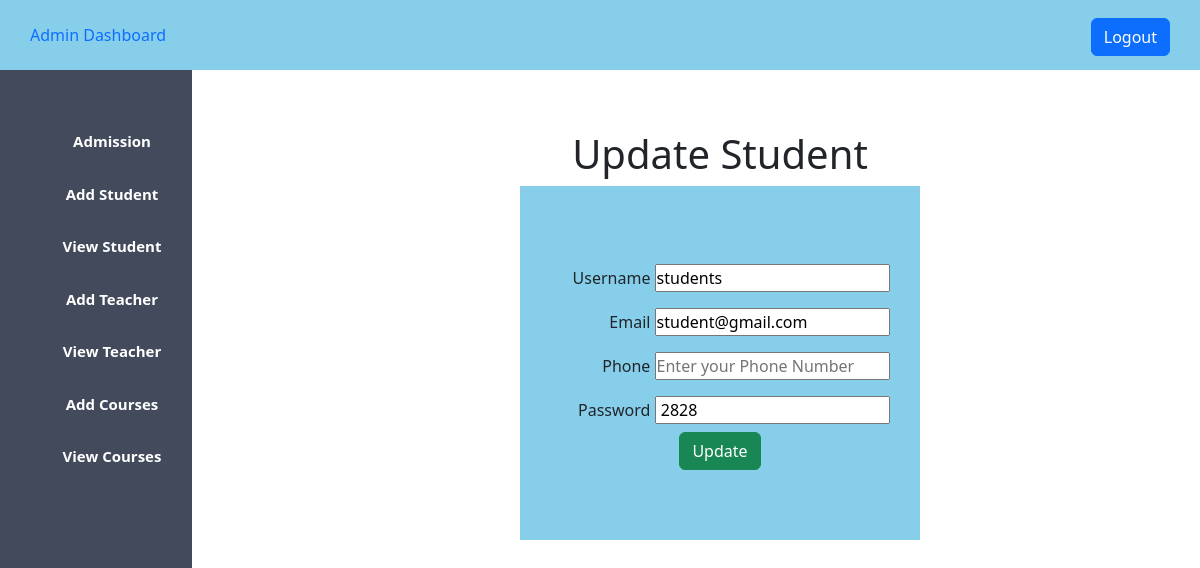
The app's page /update_student.php?student_id=2 (signed in) with its own data.
### tables this page shows
CREATE TABLE `users` (
  `id` int NOT NULL AUTO_INCREMENT,
  `username` varchar(55) NOT NULL,
  `phone` varchar(20) NOT NULL,
  `email` varchar(55) NOT NULL,
  `usertype` varchar(55) NOT NULL,
  `password` varchar(55) NOT NULL,
  PRIMARY KEY (`id`)
);

### update_student.php (the view, shortened to what this page needs)
<?php
    $servername = "localhost";
   $username = "root";
   $password = "";
   $dbname = "schoolproject";
   $conn = new mysqli($servername, $username, $password, $dbname);
   $id=$_GET['student_id'];
   $sql="SELECT * FROM users WHERE id='$id'";
   $result = mysqli_query($conn, $sql);
   $info=$result->fetch_assoc();
?>
<!DOCTYPE html>
<html lang="en">
<head>
    <?php
    include 'admin_css.php';
    ?>
</head>
<body>
<?php
    include'admin_sidebar.php';
    ?>
        <div class="content">
            <center>
            <h1>Update Student</h1>
            <div class="div_deg">
                <form action="#" method="POST">
                    <div>
                        <label>Username</label>
                        <input type="name" name="name"placeholder="Enter your username" value="<?php echo"{$info['username']}"; ?>">
                    </div>
                    <div>
                        <label>Email</label>
                        <input type="email" name="email"placeholder="Enter your email" value="<?php echo"{$info['email']}"; ?>">
                    </div>
                    <div>
                        <label>Phone</label>
                        <input type="number" name="phone"placeholder="Enter your Phone Number" value="<?php echo"{$info['phone']}"; ?>">
                    </div>
                    <div>
                        <label>Password</label>
                        <input type="text" name="password"placeholder="Enter your password" value="<?php echo"{$info['password']}"; ?>">
                    </div>
                    <div>
                        <input type="submit" class="btn btn-success " name="update" value="Update">
                    </div>
                </form>
            </div>
            </center>
        </div>
</body>
</html>

### admin.css (style rules this page uses)
* { padding: 0px; margin: 0px; }
.content { margin-left: 20%; margin-top: 5%; }
label { display: inline-block; text-align: right; width: 100px; padding-top: 10px; padding-bottom: 10px; }
.div_deg { background-color: skyblue; width: 400px; padding-top: 70px; padding-bottom: 70px; }

### records on screen
users: name "students", email "student@gmail.com", password "2828"
